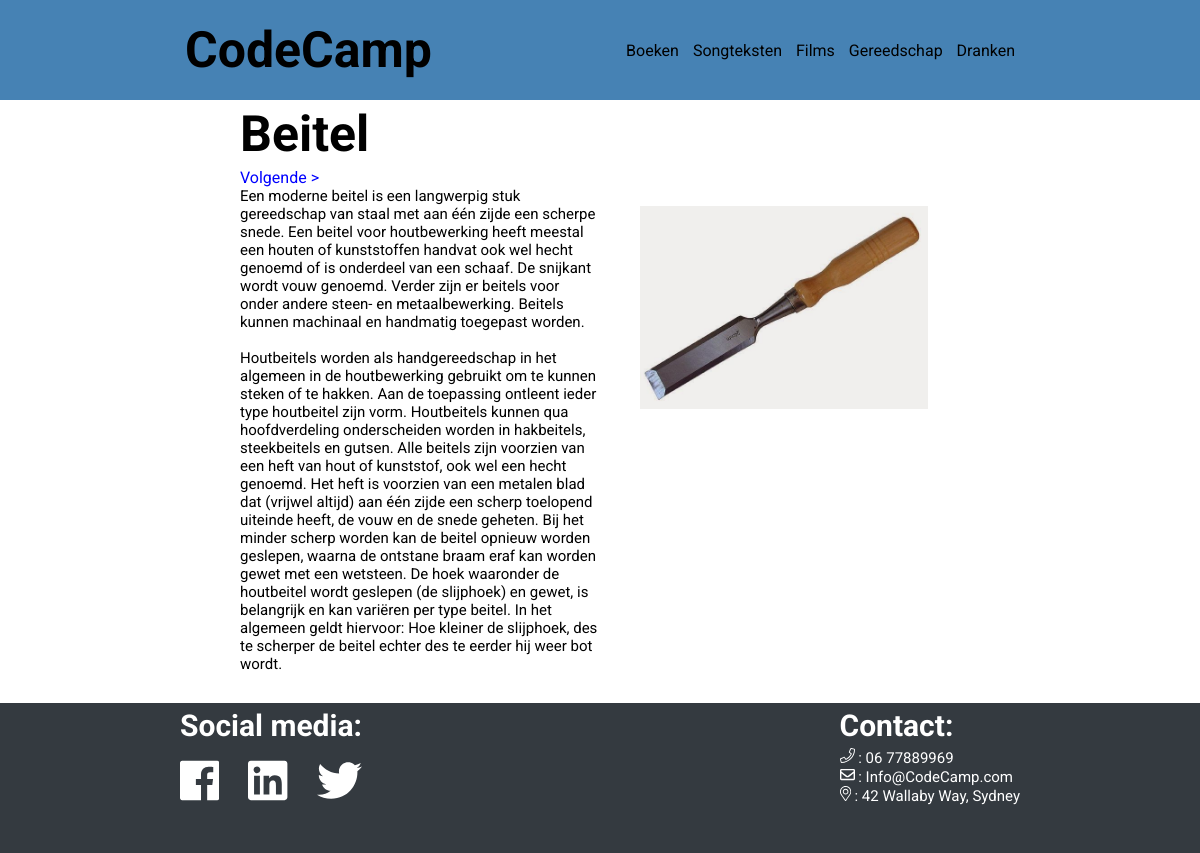
/gereedschap/gereedschap.php?id=1, run on the app's committed database.
### tables this page shows
CREATE TABLE `gereedschap` (
  `id` int(11) NOT NULL,
  `naam` varchar(255) NOT NULL,
  `beschrijving` text NOT NULL,
  `afbeelding` varchar(255) DEFAULT NULL,
  `zaag` tinyint(1) NOT NULL DEFAULT 0
);

### gereedschap/gereedschap.php (the view, shortened to what this page needs)
<!DOCTYPE html>
<html lang="nl">
<head>
  <?php require_once '../head.php' ?>
</head>
<?php
  $query = "SELECT * FROM gereedschap WHERE id = :id";
  $statement = $conn->prepare($query);
  $statement->execute([
    ":id" => $_GET['id'],
  ]);
  $gereedschap = $statement->fetch(PDO::FETCH_ASSOC);
  $query = "SELECT * FROM gereedschap";
  $statement = $conn->prepare($query);
  $statement->execute([]);
  $gereedschappen = $statement->fetchAll(PDO::FETCH_ASSOC);
?>
<body>
  <header>
    <?php require_once '../header.php' ?>
  </header>
  <main>
    <div class="wrapper">
      <h1><?php echo $gereedschap['naam']; ?></h1>
      <div class="buttons-previous-next">
        <?php if ($_GET['id'] < count($gereedschappen)): ?>
          <a href="gereedschap.php?id=<?php echo $_GET['id'] + 1; ?>">Volgende ></a>
        <?php endif; ?>
      </div>
      <div class="content-body">
        <pre><?php echo $gereedschap['beschrijving'];?>
        </pre>
        <div>
          <img class="item-img" src="../img/gereedschap/<?php echo $gereedschap['afbeelding'] ?>" alt="Afbeelding van <?php echo $gereedschap['naam']; ?>">
        </div>
      </div>
    </div>
  </main>
  <footer>
    <?php require_once '../footer.php' ?>
  </footer>
</body>
</html>

### CSS/main.css (style rules this page uses)
* { margin: 0; padding: 0; }
body { font-family: 'Roboto', sans-serif; }
a { text-decoration: none; color: blue; }
h1 { font-size: 50px; }
p, pre { font-size: 15px; }
.wrapper { margin: 0 auto; width: 60%; }
h1 { margin: 5px 0 }
.buttons-previous-next { text-decoration: none; }
footer { height: 150px; color: #fff; background-color: #343a40; margin-top: 30px; }
.content-body { display: flex; }
.content-body > * { width: 50%; overflow-x: auto; white-space: pre-wrap; }
.item-img { width: 80%; }
pre { font-family:'roboto' }

### data on the page
gereedschap: naam "Beitel", beschrijving "Een moderne beitel is een langwerpig stuk gereedschap van staal met aan één zijde een scherpe snede. Een beitel voor houtbewerking heeft meestal een houten of kunststoffen handvat ook wel hecht genoemd of is onderdeel van een schaaf. De snijkant wordt vouw genoemd. Verder zijn er beitels voor onder andere steen- en metaalbewerking. Beitels kunnen machinaal en handmatig toegepast worden. Houtbeitels worden als handgereedschap in het algemeen in de houtbewerking gebruikt om te kunnen steken of te hakken. Aan de toepassing ontleent ieder type houtbeitel zijn vorm. Houtbeitels kunnen qua hoofdverdeling onderscheiden worden in hakbeitels, steekbeitels en gutsen. Alle beitels zijn voorzien van…", afbeelding+naam (picture)
